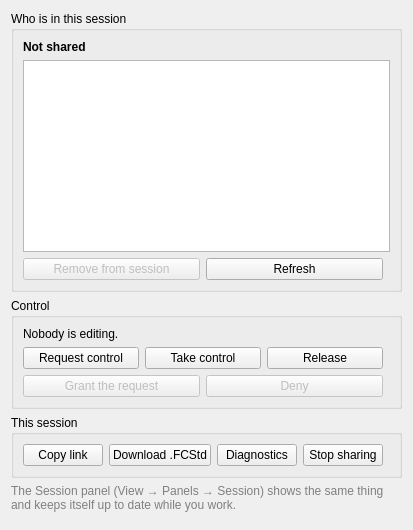
<?xml version="1.0" encoding="UTF-8"?>
<!-- SPDX-License-Identifier: LGPL-2.1-or-later -->
<!-- Copyright (c) Virtastic -->
<!-- The "Session" page of the Sharing group: who is here and what you can do about it.
     The same actions live in the Session panel (View > Panels), which updates by itself;
     this page is the settings-dialog copy and repaints when it opens, after each action,
     and on Refresh. -->
<ui version="4.0">
 <class>FcwebSession</class>
 <widget class="QWidget" name="FcwebSession">
  <property name="windowTitle"><string>Session</string></property>
  <layout class="QVBoxLayout" name="outer">
   <item>
    <widget class="QGroupBox" name="gbWho">
     <property name="title"><string>Who is in this session</string></property>
     <layout class="QVBoxLayout" name="vWho">
      <item>
       <widget class="QLabel" name="lSessStatus">
        <property name="text"><string>Not shared</string></property>
        <property name="wordWrap"><bool>true</bool></property>
        <property name="styleSheet"><string>font-weight: bold;</string></property>
       </widget>
      </item>
      <item>
       <widget class="QListWidget" name="lwPeople">
        <property name="toolTip"><string>Everyone currently in the session. The person holding control is marked.</string></property>
       </widget>
      </item>
      <item>
       <layout class="QHBoxLayout" name="hWhoBtns">
        <item><widget class="QPushButton" name="btnKick"><property name="text"><string>Remove from session</string></property><property name="enabled"><bool>false</bool></property><property name="toolTip"><string>Remove the selected person. Their link stops working until you share again.</string></property></widget></item>
        <item><widget class="QPushButton" name="btnSessRefresh"><property name="text"><string>Refresh</string></property></widget></item>
        <item><spacer name="hsWho"><property name="orientation"><enum>Qt::Horizontal</enum></property></spacer></item>
       </layout>
      </item>
     </layout>
    </widget>
   </item>
   <item>
    <widget class="QGroupBox" name="gbControl">
     <property name="title"><string>Control</string></property>
     <layout class="QVBoxLayout" name="vControl">
      <item>
       <widget class="QLabel" name="lControl">
        <property name="text"><string>Nobody is editing.</string></property>
        <property name="wordWrap"><bool>true</bool></property>
       </widget>
      </item>
      <item>
       <layout class="QHBoxLayout" name="hControl">
        <item><widget class="QPushButton" name="btnRequest"><property name="text"><string>Request control</string></property><property name="toolTip"><string>Ask whoever is editing to hand over.</string></property></widget></item>
        <item><widget class="QPushButton" name="btnTake"><property name="text"><string>Take control</string></property><property name="toolTip"><string>Take it now. Needs the editor password unless this is your own session.</string></property></widget></item>
        <item><widget class="QPushButton" name="btnRelease"><property name="text"><string>Release</string></property><property name="toolTip"><string>Hand control back so someone else can edit.</string></property></widget></item>
        <item><spacer name="hsCtl"><property name="orientation"><enum>Qt::Horizontal</enum></property></spacer></item>
       </layout>
      </item>
      <item>
       <layout class="QHBoxLayout" name="hGrant">
        <item><widget class="QPushButton" name="btnGrant"><property name="text"><string>Grant the request</string></property><property name="enabled"><bool>false</bool></property></widget></item>
        <item><widget class="QPushButton" name="btnDeny"><property name="text"><string>Deny</string></property><property name="enabled"><bool>false</bool></property></widget></item>
        <item><spacer name="hsGrant"><property name="orientation"><enum>Qt::Horizontal</enum></property></spacer></item>
       </layout>
      </item>
     </layout>
    </widget>
   </item>
   <item>
    <widget class="QGroupBox" name="gbDo">
     <property name="title"><string>This session</string></property>
     <layout class="QHBoxLayout" name="hDo">
      <item><widget class="QPushButton" name="btnSessCopy"><property name="text"><string>Copy link</string></property></widget></item>
      <item><widget class="QPushButton" name="btnSessDownload"><property name="text"><string>Download .FCStd</string></property></widget></item>
      <item><widget class="QPushButton" name="btnSessDiag"><property name="text"><string>Diagnostics</string></property></widget></item>
      <item><widget class="QPushButton" name="btnSessStop"><property name="text"><string>Stop sharing</string></property><property name="toolTip"><string>End the session for everyone.</string></property></widget></item>
      <item><spacer name="hsDo"><property name="orientation"><enum>Qt::Horizontal</enum></property></spacer></item>
     </layout>
    </widget>
   </item>
   <item>
    <widget class="QLabel" name="lSessNote">
     <property name="wordWrap"><bool>true</bool></property>
     <property name="text"><string>The Session panel (View → Panels → Session) shows the same thing and keeps itself up to date while you work.</string></property>
     <property name="styleSheet"><string>color: gray;</string></property>
    </widget>
   </item>
   <item><spacer name="vsSess"><property name="orientation"><enum>Qt::Vertical</enum></property></spacer></item>
  </layout>
 </widget>
</ui>
